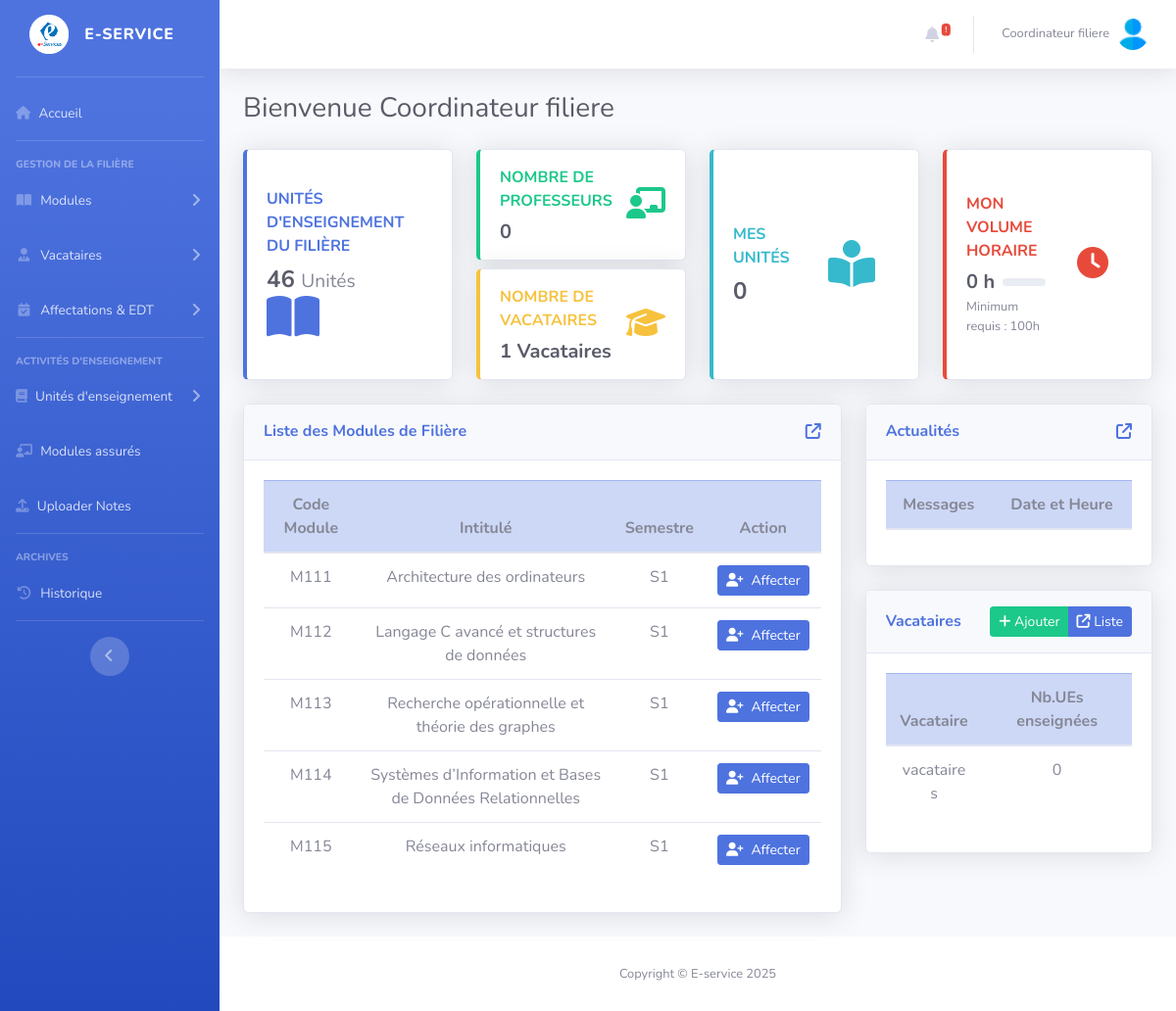
Screenshot of /Views/CoordViews/index.php (signed in) with the database file from the repository.
### tables this page shows
CREATE TABLE `utilisateurs` (
  `id` int(11) NOT NULL,
  `firstName` varchar(50) NOT NULL,
  `lastName` varchar(75) NOT NULL,
  `CIN` varchar(10) NOT NULL,
  `Birthdate` date NOT NULL,
  `email` varchar(50) NOT NULL,
  `password` varchar(255) NOT NULL,
  `speciality` varchar(70) NOT NULL,
  `id_departement` int(11) NOT NULL,
  `creation_date` datetime NOT NULL DEFAULT current_timestamp(),
  `must_change_password` tinyint(1) DEFAULT 1
);

CREATE TABLE `units` (
  `id` int(11) NOT NULL,
  `code_module` varchar(10) NOT NULL,
  `intitule` varchar(100) NOT NULL,
  `semestre` varchar(2) NOT NULL,
  `credits` decimal(11,2) NOT NULL,
  `speciality` varchar(50) NOT NULL,
  `departement_id` int(11) NOT NULL,
  `id_filiere` int(11) NOT NULL,
  `statut` tinyint(4) NOT NULL DEFAULT 0,
  `date_creation` datetime NOT NULL DEFAULT current_timestamp()
);

### Views/CoordViews/index.php (the view, shortened to what the rows shown need)
<?php
    $data=GetFromDb("SELECT * FROM utilisateurs WHERE id=? ;",$_SESSION['id'],false);
    $userName=$data['firstName'].' '.$data['lastName'];
    $Coord=GetFromDb("SELECT * FROM coordinateurs WHERE id_coordinateur	=? ;",$_SESSION['id'],false);
    $units=GetFromDB('SELECT * FROM units WHERE id_filiere=? AND statut=0 LIMIT 5;',$Coord['id_filiere']);
    $vacataires=GetFromDb('SELECT * FROM utilisateurs u
                                JOIN userroles r ON u.id=r.user_id
                                JOIN vacataires v ON u.id = v.id_vacataire
                                WHERE r.role_id=5 AND v.id_filiere=? LIMIT 5;',
                                $Coord['id_filiere']);
?>
    <div id="wrapper">
   <?php require_once "../include/header.php";?>
   <div class="container-fluid">
        <div class="d-sm-flex align-items-center justify-content-between mb-4">
            <h1 class="h3 mb-0 text-gray-800">Bienvenue <?=$userName?></h1>
        </div>
                    <div class="row">
                        <div class="col-xl-8 col-lg-7">
                            <div class="card shadow mb-4">
                                <div class="card-body">
                                    <table class="table table-hover align-middle text-center">
                                        <thead class="table-primary">
                                            <tr>
                                                <th>Code Module</th>
                                                <th>Intitulé</th>
                                                <th>Semestre</th>
                                                <th>Action</th>
                                            </tr>
                                        </thead>
                                        <tbody>
                                            <?php foreach ($units as $unit){
                                            ?>
                                                <tr>
                                                    <td><?= htmlspecialchars($unit['code_module']) ?></td>
                                                    <td><?= htmlspecialchars($unit['intitule']) ?></td>
                                                    <td><?= htmlspecialchars($unit['semestre']) ?></td>
                                                    <td>
                                                        <a href="affecter_module_vacataire.php?unit_id=<?=$unit['id']?>" class="btn btn-primary btn-sm d-inline-flex align-items-center">
                                                            <i class="fas fa-user-plus pr-2"></i> Affecter
                                                        </a>
                                                    </td>
                                                </tr>
                                            <?php } ?>
                                        </tbody>
                                    </table>
                                </div>
                            </div>
                        </div>
                        <div class="col-xl-4 col-lg-5">
                            <div class="card shadow mb-4">
                                <div class="card-body">
                                    <table class="table table-hover align-middle text-center">
                                        <thead class="table-primary">
                                            <tr>
                                                <th>Messages</th>
                                                <th>Date et Heure</th>
                                            </tr>
                                        </thead>
                                    </table>
                                </div>
                            </div>
                            <div class="card shadow mb-4">
                                <div class="card-body">
                                    <table class="table table-hover align-middle text-center">
                                        <thead class="table-primary">
                                            <tr>
                                                <th>Vacataire</th>
                                                <th>Nb.UEs enseignées</th>
                                            </tr>
                                        </thead>
                                        <tbody>
                                            <?php foreach ($vacataires as $vac){
                                                $nbrUnits = CounterValues('SELECT COUNT(*) FROM professeur WHERE id_professeur=?;',$vac['id']); ?>
                                                <tr>
                                                    <td><?= $vac['firstName'].' '.$vac['lastName'] ?></td>
                                                    <td><?= $nbrUnits ?></td>
                                                </tr>
                                            <?php } ?>
                                        </tbody>
                                    </table>
                                </div>
                            </div>
                        </div>
                    </div>
        </div>
        </div>
            <?php require_once "../include/footer.php";?>
<?php
  include_once "../dashboards.php";
?>

### Views/include/header.php (shortened to what the rows shown need)
<div id="content-wrapper" class="d-flex flex-column">
    <div id="content">
        <nav class="navbar navbar-expand navbar-light bg-white topbar mb-4 static-top shadow">
            <ul class="navbar-nav ml-auto">
                <li class="nav-item dropdown no-arrow">
                    <a class="nav-link dropdown-toggle" href="#" id="userDropdown" role="button"
                        data-toggle="dropdown" aria-haspopup="true" aria-expanded="false">
                        <span class="mr-2 d-none d-lg-inline text-gray-600 small"><?= $userName ?></span>
                        <img class="img-profile rounded-circle"
                            src="..\..\startbootstrap-sb-admin-2-gh-pages\img\logo3.png">
                    </a>
                </li>
            </ul>
        </nav>

### rows the page displays
utilisateurs: userName "Coordinateur filiere"
units: code_module "M111", intitule "Architecture des ordinateurs", semestre "S1"
units: code_module "M112", intitule "Langage C avancé et structures de données", semestre "S1"
units: code_module "M113", intitule "Recherche opérationnelle et théorie des graphes", semestre "S1"
units: code_module "M114", intitule "Systèmes d’Information et Bases de Données Relationnelles", semestre "S1"
units: code_module "M115", intitule "Réseaux informatiques", semestre "S1"
utilisateurs: firstName "vacataire", lastName "s", nbrUnits "0"

### other values shown
$nbrofUnits "46"
$nbrofProfs "0"
$nbrofVac "1"
$MyUnits "0"
$volume "0"
$minHours "100"
